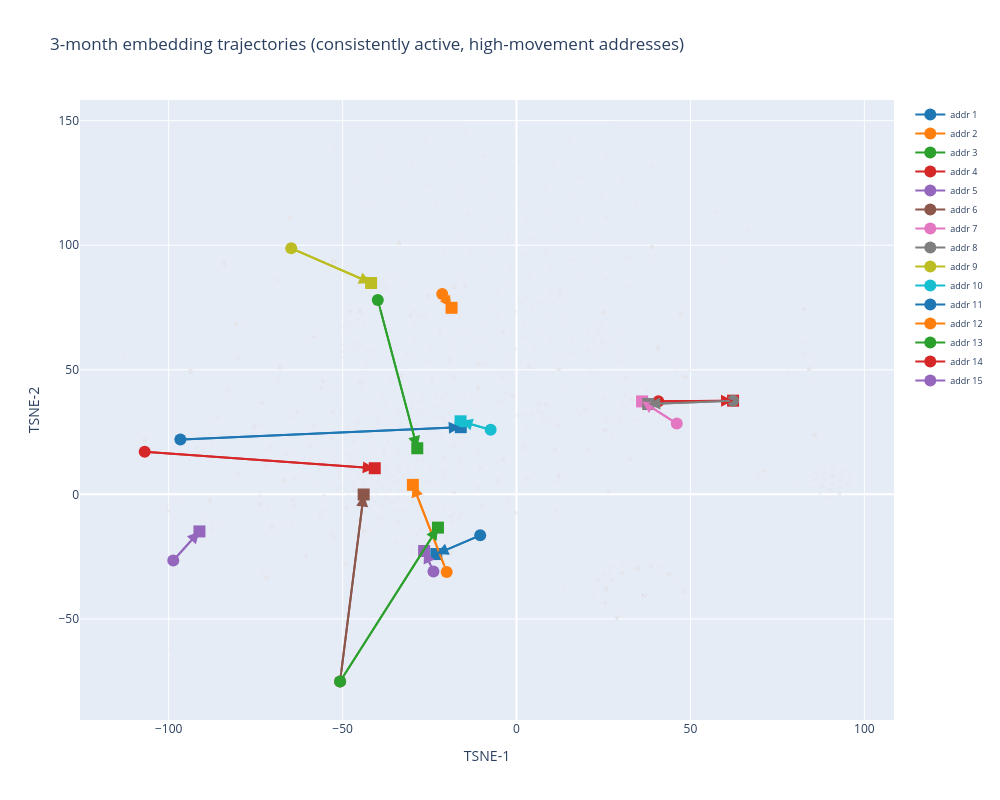

Notebook cell for this chart:
### Code cell
from umap import UMAP as UMAP_

N_MIN_CALLS = 5
UMAP_THRESH = 2.0

# Filter 1: active in ALL months
active_per_addr = (
    monthly_full[(monthly_full['split'] == 'test') &
                 monthly_full['tokens'].apply(lambda x: x != ['NO_CALLS'])]
    .groupby('address').size()
)
consistent_addrs = set(active_per_addr[active_per_addr == len(month_strs)].index)

# Filter 2: at least one month with >= N_MIN_CALLS calls
max_calls = (
    monthly_full[monthly_full['split'] == 'test']
    .assign(n=lambda df: df['tokens'].apply(len))
    .groupby('address')['n'].max()
)
high_activity = set(max_calls[max_calls >= N_MIN_CALLS].index)

candidates = list(consistent_addrs & high_activity)
print(f'Candidates after activity filters: {len(candidates)}')

# Filter 3: UMAP — keep addresses whose month embeddings move >= UMAP_THRESH apart
umap_coords = UMAP_(n_components=2, random_state=42).fit_transform(all_embs)
umap_df = emb_df.copy()
umap_df['ux'] = umap_coords[:, 0]
umap_df['uy'] = umap_coords[:, 1]

def max_umap_jump(addr):
    pts = umap_df[umap_df['address'] == addr].sort_values('month')[['ux', 'uy']].values
    return np.linalg.norm(np.diff(pts, axis=0), axis=1).max() if len(pts) >= 2 else 0.0

candidates = [a for a in candidates if max_umap_jump(a) >= UMAP_THRESH]
sample_addrs = random.sample(candidates, min(15, len(candidates)))
print(f'Candidates after UMAP filter: {len(candidates)}')

fg_mask = emb_df['address'].isin(sample_addrs).values
bg_pool = np.where(~fg_mask)[0]
bg_idx  = np.random.choice(bg_pool, size=min(TSNE_BG, len(bg_pool)), replace=False)
fg_idx  = np.where(fg_mask)[0]
tsne_idx = np.concatenate([bg_idx, fg_idx])

coords_all = TSNE(n_components=2, random_state=42,
                  perplexity=min(30, len(tsne_idx)-1)).fit_transform(all_embs[tsne_idx])
n_bg = len(bg_idx)

tsne_frame = emb_df.iloc[tsne_idx].copy().reset_index(drop=True)
tsne_frame['x'] = coords_all[:, 0]
tsne_frame['y'] = coords_all[:, 1]

tok_lookup    = monthly_full.set_index(['address', 'month'])['tokens']
cmap          = plt.cm.tab10.colors
month_symbols = ['circle', 'square', 'diamond', 'cross', 'x']

fig = go.Figure()

bg = tsne_frame.iloc[:n_bg]
fig.add_trace(go.Scatter(
    x=bg['x'], y=bg['y'],
    mode='markers',
    name='background',
    marker=dict(color='#e5e7eb', size=4, opacity=0.4),
    hoverinfo='skip',
    showlegend=False,
))

for ai, addr in enumerate(sample_addrs):
    addr_rows = tsne_frame[tsne_frame['address'] == addr].sort_values('month')
    r, g, b = [int(c * 255) for c in cmap[ai % len(cmap)][:3]]
    color = f'rgb({r},{g},{b})'

    hover = []
    for _, row in addr_rows.iterrows():
        toks = tok_lookup.get((row['address'], row['month']), ['NO_CALLS'])
        hover.append(f'<b>{addr}</b><br>month: {row["month"]}<br>' + '<br>'.join(toks))

    symbols = [month_symbols[mi % len(month_symbols)] for mi in range(len(addr_rows))]

    fig.add_trace(go.Scatter(
        x=addr_rows['x'].values,
        y=addr_rows['y'].values,
        mode='lines+markers',
        name=f'addr {ai+1}',
        line=dict(color=color, width=2),
        marker=dict(color=color, size=12, symbol=symbols),
        text=hover,
        hoverinfo='text',
    ))

    for i in range(len(addr_rows) - 1):
        fig.add_annotation(
            x=addr_rows.iloc[i+1]['x'], y=addr_rows.iloc[i+1]['y'],
            ax=addr_rows.iloc[i]['x'],  ay=addr_rows.iloc[i]['y'],
            xref='x', yref='y', axref='x', ayref='y',
            arrowhead=2, arrowsize=1.2, arrowwidth=2,
            arrowcolor=color, showarrow=True,
        )

fig.update_layout(
    title='3-month embedding trajectories (consistently active, high-movement addresses)',
    xaxis_title='TSNE-1',
    yaxis_title='TSNE-2',
    width=1000, height=800,
    legend=dict(font=dict(size=9)),
)
fig.show()

### Figure 1 — Plotly figure (JSON) as saved in the notebook; plotly's stock layout.template omitted (floating-point values rounded to 4 significant figures; data arrays with more than 128 entries replaced by an {"elided": "..."} marker saying what was removed)
{"data": [{"hoverinfo": "skip", "marker": {"color": "#e5e7eb", "opacity": 0.4, "size": 4}, "mode": "markers", "name": "background", "showlegend": false, "type": "scatter", "x": {"elided": "2000 float values"}, "y": {"elided": "2000 float values"}}, {"hoverinfo": "text", "line": {"color": "rgb(31,119,180)", "width": 2}, "marker": {"color": "rgb(31,119,180)", "size": 12, "symbol": ["circle", "square"]}, "mode": "lines+markers", "name": "addr 1", "text": ["<b>EAST 43 STREET</b><br>month: 2026-03<br>NOISE - RESIDENTIAL_LOUD MUSIC/PARTY_CLOSED<br>NOISE - RESIDENTIAL_LOUD MUSIC/PARTY_CLOSED<br>NOISE - RESIDENTIAL_LOUD MUSIC/PARTY_CLOSED<br>NOISE - VEHICLE_CAR/TRUCK MUSIC_CLOSED<br>NOISE - COMMERCIAL_LOUD MUSIC/PARTY_CLOSED", "<b>EAST 43 STREET</b><br>month: 2026-04<br>HOMELESS PERSON ASSISTANCE_NON-CHRONIC_CLOSED<br>VENDOR ENFORCEMENT_NON-FOOD VENDOR_CLOSED<br>HOMELESS PERSON ASSISTANCE_NON-CHRONIC_CLOSED<br>STREET CONDITION_DEFECTIVE HARDWARE_CLOSED<br>HOMELESS PERSON ASSISTANCE_CHRONIC_CLOSED<br>STREET CONDITION_CAVE-IN_CLOSED"], "type": "scatter", "x": [-96.63, -16.02], "y": [22.0, 26.97]}, {"hoverinfo": "text", "line": {"color": "rgb(255,127,14)", "width": 2}, "marker": {"color": "rgb(255,127,14)", "size": 12, "symbol": ["circle", "square"]}, "mode": "lines+markers", "name": "addr 2", "text": ["<b>2928 JEROME AVENUE</b><br>month: 2026-03<br>HEAT/HOT WATER_ENTIRE BUILDING_CLOSED<br>HEAT/HOT WATER_ENTIRE BUILDING_CLOSED<br>HEAT/HOT WATER_ENTIRE BUILDING_CLOSED", "<b>2928 JEROME AVENUE</b><br>month: 2026-04<br>HEAT/HOT WATER_ENTIRE BUILDING_OPEN<br>HEAT/HOT WATER_ENTIRE BUILDING_CLOSED<br>PAINT/PLASTER_WALL_CLOSED<br>PLUMBING_BATHTUB/SHOWER_CLOSED<br>HEAT/HOT WATER_APARTMENT ONLY_CLOSED<br>PLUMBING_BASIN/SINK_CLOSED"], "type": "scatter", "x": [-20.08, -29.79], "y": [-31.15, 3.811]}, {"hoverinfo": "text", "line": {"color": "rgb(44,160,44)", "width": 2}, "marker": {"color": "rgb(44,160,44)", "size": 12, "symbol": ["circle", "square"]}, "mode": "lines+markers", "name": "addr 3", "text": ["<b>3210 PERRY AVENUE</b><br>month: 2026-03<br>UNSANITARY CONDITION_GARBAGE/RECYCLING STORAGE_CLOSED<br>DIRTY CONDITION_TRASH_CLOSED<br>NOISE - VEHICLE_CAR/TRUCK MUSIC_CLOSED<br>ILLEGAL PARKING_BLOCKED HYDRANT_CLOSED<br>NOISE - VEHICLE_CAR/TRUCK MUSIC_CLOSED<br>ILLEGAL PARKING_BLOCKED HYDRANT_CLOSED", "<b>3210 PERRY AVENUE</b><br>month: 2026-04<br>DIRTY CONDITION_TRASH_CLOSED<br>UNSANITARY ANIMAL PVT PROPERTY_DOG_CLOSED<br>NOISE - STREET/SIDEWALK_LOUD MUSIC/PARTY_CLOSED<br>ILLEGAL PARKING_BLOCKED HYDRANT_CLOSED<br>DIRTY CONDITION_TRASH_CLOSED<br>DIRTY CONDITION_TRASH_CLOSED"], "type": "scatter", "x": [-39.88, -28.53], "y": [78.03, 18.5]}, {"hoverinfo": "text", "line": {"color": "rgb(214,39,40)", "width": 2}, "marker": {"color": "rgb(214,39,40)", "size": 12, "symbol": ["circle", "square"]}, "mode": "lines+markers", "name": "addr 4", "text": ["<b>1515 SURF AVENUE</b><br>month: 2026-03<br>ILLEGAL PARKING_BLOCKED HYDRANT_CLOSED<br>ILLEGAL PARKING_POSTED PARKING SIGN VIOLATION_CLOSED<br>ILLEGAL PARKING_POSTED PARKING SIGN VIOLATION_CLOSED<br>ILLEGAL PARKING_POSTED PARKING SIGN VIOLATION_CLOSED<br>ILLEGAL PARKING_PAPER LICENSE PLATES_CLOSED<br>ILLEGAL PARKING_POSTED PARKING SIGN VIOLATION_CLOSED", "<b>1515 SURF AVENUE</b><br>month: 2026-04<br>ILLEGAL PARKING_POSTED PARKING SIGN VIOLATION_CLOSED"], "type": "scatter", "x": [40.8, 62.26], "y": [37.32, 37.6]}, {"hoverinfo": "text", "line": {"color": "rgb(148,103,189)", "width": 2}, "marker": {"color": "rgb(148,103,189)", "size": 12, "symbol": ["circle", "square"]}, "mode": "lines+markers", "name": "addr 5", "text": ["<b>249 EAST   37 STREET</b><br>month: 2026-03<br>HEAT/HOT WATER_ENTIRE BUILDING_CLOSED", "<b>249 EAST   37 STREET</b><br>month: 2026-04<br>HEAT/HOT WATER_ENTIRE BUILDING_CLOSED<br>DOOR/WINDOW_DOOR_CLOSED<br>PAINT/PLASTER_CEILING_CLOSED<br>HEAT/HOT WATER_ENTIRE BUILDING_CLOSED<br>HEAT/HOT WATER_ENTIRE BUILDING_CLOSED<br>HEAT/HOT WATER_ENTIRE BUILDING_CLOSED"], "type": "scatter", "x": [-23.88, -26.56], "y": [-30.93, -22.74]}, {"hoverinfo": "text", "line": {"color": "rgb(140,86,75)", "width": 2}, "marker": {"color": "rgb(140,86,75)", "size": 12, "symbol": ["circle", "square"]}, "mode": "lines+markers", "name": "addr 6", "text": ["<b>666 WILLOUGHBY AVENUE</b><br>month: 2026-03<br>WATER LEAK_HEAVY FLOW_CLOSED", "<b>666 WILLOUGHBY AVENUE</b><br>month: 2026-04<br>UNSANITARY CONDITION_PESTS_CLOSED<br>PAINT/PLASTER_CEILING_CLOSED<br>PLUMBING_WATER SUPPLY_CLOSED<br>WATER LEAK_HEAVY FLOW_CLOSED<br>UNSANITARY CONDITION_MOLD_CLOSED"], "type": "scatter", "x": [-50.72, -43.94], "y": [-75.13, -0.05899]}, {"hoverinfo": "text", "line": {"color": "rgb(227,119,194)", "width": 2}, "marker": {"color": "rgb(227,119,194)", "size": 12, "symbol": ["circle", "square"]}, "mode": "lines+markers", "name": "addr 7", "text": ["<b>1010 LINCOLN PLACE</b><br>month: 2026-03<br>ILLEGAL PARKING_POSTED PARKING SIGN VIOLATION_CLOSED", "<b>1010 LINCOLN PLACE</b><br>month: 2026-04<br>ILLEGAL PARKING_POSTED PARKING SIGN VIOLATION_CLOSED<br>ILLEGAL PARKING_POSTED PARKING SIGN VIOLATION_CLOSED<br>ILLEGAL PARKING_POSTED PARKING SIGN VIOLATION_CLOSED<br>ILLEGAL PARKING_POSTED PARKING SIGN VIOLATION_CLOSED<br>ILLEGAL PARKING_POSTED PARKING SIGN VIOLATION_CLOSED<br>ILLEGAL PARKING_POSTED PARKING SIGN VIOLATION_CLOSED<br>ILLEGAL PARKING_POSTED PARKING SIGN VIOLATION_CLOSED<br>ILLEGAL PARKING_POSTED PARKING SIGN VIOLATION_CLOSED<br>ILLEGAL PARKING_POSTED PARKING SIGN VIOLATION_CLOSED"], "type": "scatter", "x": [46.07, 36.1], "y": [28.42, 37.3]}, {"hoverinfo": "text", "line": {"color": "rgb(127,127,127)", "width": 2}, "marker": {"color": "rgb(127,127,127)", "size": 12, "symbol": ["circle", "square"]}, "mode": "lines+markers", "name": "addr 8", "text": ["<b>22-45 95 STREET</b><br>month: 2026-03<br>ILLEGAL PARKING_POSTED PARKING SIGN VIOLATION_CLOSED<br>ILLEGAL PARKING_POSTED PARKING SIGN VIOLATION_CLOSED<br>ILLEGAL PARKING_POSTED PARKING SIGN VIOLATION_CLOSED<br>ILLEGAL PARKING_POSTED PARKING SIGN VIOLATION_CLOSED", "<b>22-45 95 STREET</b><br>month: 2026-04<br>ILLEGAL PARKING_POSTED PARKING SIGN VIOLATION_CLOSED<br>ILLEGAL PARKING_POSTED PARKING SIGN VIOLATION_CLOSED<br>ILLEGAL PARKING_POSTED PARKING SIGN VIOLATION_CLOSED<br>ILLEGAL PARKING_POSTED PARKING SIGN VIOLATION_CLOSED<br>ILLEGAL PARKING_POSTED PARKING SIGN VIOLATION_CLOSED<br>ILLEGAL PARKING_POSTED PARKING SIGN VIOLATION_CLOSED<br>ILLEGAL PARKING_POSTED PARKING SIGN VIOLATION_CLOSED<br>ILLEGAL PARKING_POSTED PARKING SIGN VIOLATION_CLOSED<br>ILLEGAL PARKING_POSTED PARKING SIGN VIOLATION_CLOSED"], "type": "scatter", "x": [62.26, 37.86], "y": [37.6, 36.26]}, {"hoverinfo": "text", "line": {"color": "rgb(188,189,34)", "width": 2}, "marker": {"color": "rgb(188,189,34)", "size": 12, "symbol": ["circle", "square"]}, "mode": "lines+markers", "name": "addr 9", "text": ["<b>74-09 ASTORIA BLVD NORTH</b><br>month: 2026-03<br>ILLEGAL PARKING_BLOCKED HYDRANT_CLOSED<br>ILLEGAL PARKING_BLOCKED HYDRANT_CLOSED<br>ILLEGAL PARKING_BLOCKED HYDRANT_CLOSED", "<b>74-09 ASTORIA BLVD NORTH</b><br>month: 2026-04<br>ILLEGAL PARKING_BLOCKED HYDRANT_CLOSED<br>ILLEGAL PARKING_BLOCKED HYDRANT_CLOSED<br>ILLEGAL PARKING_BLOCKED HYDRANT_CLOSED<br>ILLEGAL PARKING_BLOCKED HYDRANT_CLOSED<br>ILLEGAL PARKING_BLOCKED HYDRANT_CLOSED"], "type": "scatter", "x": [-64.76, -41.8], "y": [98.78, 84.84]}, {"hoverinfo": "text", "line": {"color": "rgb(23,190,207)", "width": 2}, "marker": {"color": "rgb(23,190,207)", "size": 12, "symbol": ["circle", "square"]}, "mode": "lines+markers", "name": "addr 10", "text": ["<b>EAST 86 STREET</b><br>month: 2026-03<br>HOMELESS PERSON ASSISTANCE_NON-CHRONIC_CLOSED", "<b>EAST 86 STREET</b><br>month: 2026-04<br>STREET CONDITION_CAVE-IN_CLOSED<br>BROKEN PARKING METER_COIN OR CARD DID NOT REGISTER_CLOSED<br>HOMELESS PERSON ASSISTANCE_NON-CHRONIC_CLOSED<br>BROKEN PARKING METER_OUT OF ORDER_CLOSED<br>HOMELESS PERSON ASSISTANCE_NON-CHRONIC_CLOSED"], "type": "scatter", "x": [-7.429, -16.09], "y": [25.92, 29.32]}, {"hoverinfo": "text", "line": {"color": "rgb(31,119,180)", "width": 2}, "marker": {"color": "rgb(31,119,180)", "size": 12, "symbol": ["circle", "square"]}, "mode": "lines+markers", "name": "addr 11", "text": ["<b>611 WEST  148 STREET</b><br>month: 2026-03<br>HEAT/HOT WATER_ENTIRE BUILDING_OPEN", "<b>611 WEST  148 STREET</b><br>month: 2026-04<br>HEAT/HOT WATER_ENTIRE BUILDING_CLOSED<br>HEAT/HOT WATER_ENTIRE BUILDING_CLOSED<br>HEAT/HOT WATER_ENTIRE BUILDING_CLOSED<br>HEAT/HOT WATER_ENTIRE BUILDING_OPEN<br>HEAT/HOT WATER_ENTIRE BUILDING_CLOSED<br>HEAT/HOT WATER_ENTIRE BUILDING_CLOSED<br>HEAT/HOT WATER_ENTIRE BUILDING_CLOSED<br>HEAT/HOT WATER_ENTIRE BUILDING_CLOSED"], "type": "scatter", "x": [-10.44, -23.06], "y": [-16.45, -23.97]}, {"hoverinfo": "text", "line": {"color": "rgb(255,127,14)", "width": 2}, "marker": {"color": "rgb(255,127,14)", "size": 12, "symbol": ["circle", "square"]}, "mode": "lines+markers", "name": "addr 12", "text": ["<b>HOYT AVENUE</b><br>month: 2026-03<br>STREET CONDITION_POTHOLE_CLOSED<br>STREET CONDITION_POTHOLE_OPEN", "<b>HOYT AVENUE</b><br>month: 2026-04<br>STREET CONDITION_POTHOLE_OPEN<br>STREET CONDITION_POTHOLE_CLOSED<br>STREET CONDITION_POTHOLE_OPEN<br>STREET CONDITION_POTHOLE_CLOSED<br>STREET CONDITION_POTHOLE_CLOSED<br>STREET CONDITION_POTHOLE_CLOSED<br>STREET CONDITION_POTHOLE_CLOSED<br>STREET CONDITION_POTHOLE_CLOSED<br>STREET CONDITION_POTHOLE_CLOSED"], "type": "scatter", "x": [-21.36, -18.67], "y": [80.46, 74.89]}, {"hoverinfo": "text", "line": {"color": "rgb(44,160,44)", "width": 2}, "marker": {"color": "rgb(44,160,44)", "size": 12, "symbol": ["circle", "square"]}, "mode": "lines+markers", "name": "addr 13", "text": ["<b>152-11 89 AVENUE</b><br>month: 2026-03<br>OBSTRUCTION_TRASH OR RECYCLING_CLOSED", "<b>152-11 89 AVENUE</b><br>month: 2026-04<br>APPLIANCE_ELECTRIC/GAS RANGE_CLOSED<br>GENERAL_COOKING GAS_CLOSED<br>HEAT/HOT WATER_ENTIRE BUILDING_CLOSED<br>HEAT/HOT WATER_APARTMENT ONLY_CLOSED<br>PLUMBING_RADIATOR_CLOSED<br>HEAT/HOT WATER_ENTIRE BUILDING_CLOSED<br>HEAT/HOT WATER_APARTMENT ONLY_CLOSED"], "type": "scatter", "x": [-50.72, -22.58], "y": [-75.13, -13.36]}, {"hoverinfo": "text", "line": {"color": "rgb(214,39,40)", "width": 2}, "marker": {"color": "rgb(214,39,40)", "size": 12, "symbol": ["circle", "square"]}, "mode": "lines+markers", "name": "addr 14", "text": ["<b>420 LEXINGTON AVENUE</b><br>month: 2026-03<br>NOISE - RESIDENTIAL_LOUD MUSIC/PARTY_CLOSED<br>NOISE - RESIDENTIAL_LOUD MUSIC/PARTY_CLOSED", "<b>420 LEXINGTON AVENUE</b><br>month: 2026-04<br>HOMELESS PERSON ASSISTANCE_NON-CHRONIC_CLOSED<br>ELECTRIC_OUTLET/SWITCH_CLOSED<br>PAINT/PLASTER_WALL_CLOSED<br>UNSANITARY CONDITION_MOLD_CLOSED<br>HOMELESS PERSON ASSISTANCE_NON-CHRONIC_CLOSED"], "type": "scatter", "x": [-106.9, -40.75], "y": [17.09, 10.48]}, {"hoverinfo": "text", "line": {"color": "rgb(148,103,189)", "width": 2}, "marker": {"color": "rgb(148,103,189)", "size": 12, "symbol": ["circle", "square"]}, "mode": "lines+markers", "name": "addr 15", "text": ["<b>157 BELMONT AVENUE</b><br>month: 2026-03<br>NOISE - RESIDENTIAL_BANGING/POUNDING_CLOSED<br>NOISE - RESIDENTIAL_BANGING/POUNDING_CLOSED", "<b>157 BELMONT AVENUE</b><br>month: 2026-04<br>NOISE - RESIDENTIAL_BANGING/POUNDING_CLOSED<br>NOISE - RESIDENTIAL_BANGING/POUNDING_CLOSED<br>NOISE - RESIDENTIAL_BANGING/POUNDING_CLOSED<br>NOISE - RESIDENTIAL_BANGING/POUNDING_CLOSED<br>NOISE - RESIDENTIAL_BANGING/POUNDING_CLOSED<br>NOISE - RESIDENTIAL_BANGING/POUNDING_CLOSED"], "type": "scatter", "x": [-98.67, -91.15], "y": [-26.54, -14.88]}], "layout": {"annotations": [{"arrowcolor": "rgb(31,119,180)", "arrowhead": 2, "arrowsize": 1.2, "arrowwidth": 2, "ax": -96.63, "axref": "x", "ay": 22.0, "ayref": "y", "showarrow": true, "x": -16.02, "xref": "x", "y": 26.97, "yref": "y"}, {"arrowcolor": "rgb(255,127,14)", "arrowhead": 2, "arrowsize": 1.2, "arrowwidth": 2, "ax": -20.08, "axref": "x", "ay": -31.15, "ayref": "y", "showarrow": true, "x": -29.79, "xref": "x", "y": 3.811, "yref": "y"}, {"arrowcolor": "rgb(44,160,44)", "arrowhead": 2, "arrowsize": 1.2, "arrowwidth": 2, "ax": -39.88, "axref": "x", "ay": 78.03, "ayref": "y", "showarrow": true, "x": -28.53, "xref": "x", "y": 18.5, "yref": "y"}, {"arrowcolor": "rgb(214,39,40)", "arrowhead": 2, "arrowsize": 1.2, "arrowwidth": 2, "ax": 40.8, "axref": "x", "ay": 37.32, "ayref": "y", "showarrow": true, "x": 62.26, "xref": "x", "y": 37.6, "yref": "y"}, {"arrowcolor": "rgb(148,103,189)", "arrowhead": 2, "arrowsize": 1.2, "arrowwidth": 2, "ax": -23.88, "axref": "x", "ay": -30.93, "ayref": "y", "showarrow": true, "x": -26.56, "xref": "x", "y": -22.74, "yref": "y"}, {"arrowcolor": "rgb(140,86,75)", "arrowhead": 2, "arrowsize": 1.2, "arrowwidth": 2, "ax": -50.72, "axref": "x", "ay": -75.13, "ayref": "y", "showarrow": true, "x": -43.94, "xref": "x", "y": -0.05899, "yref": "y"}, {"arrowcolor": "rgb(227,119,194)", "arrowhead": 2, "arrowsize": 1.2, "arrowwidth": 2, "ax": 46.07, "axref": "x", "ay": 28.42, "ayref": "y", "showarrow": true, "x": 36.1, "xref": "x", "y": 37.3, "yref": "y"}, {"arrowcolor": "rgb(127,127,127)", "arrowhead": 2, "arrowsize": 1.2, "arrowwidth": 2, "ax": 62.26, "axref": "x", "ay": 37.6, "ayref": "y", "showarrow": true, "x": 37.86, "xref": "x", "y": 36.26, "yref": "y"}, {"arrowcolor": "rgb(188,189,34)", "arrowhead": 2, "arrowsize": 1.2, "arrowwidth": 2, "ax": -64.76, "axref": "x", "ay": 98.78, "ayref": "y", "showarrow": true, "x": -41.8, "xref": "x", "y": 84.84, "yref": "y"}, {"arrowcolor": "rgb(23,190,207)", "arrowhead": 2, "arrowsize": 1.2, "arrowwidth": 2, "ax": -7.429, "axref": "x", "ay": 25.92, "ayref": "y", "showarrow": true, "x": -16.09, "xref": "x", "y": 29.32, "yref": "y"}, {"arrowcolor": "rgb(31,119,180)", "arrowhead": 2, "arrowsize": 1.2, "arrowwidth": 2, "ax": -10.44, "axref": "x", "ay": -16.45, "ayref": "y", "showarrow": true, "x": -23.06, "xref": "x", "y": -23.97, "yref": "y"}, {"arrowcolor": "rgb(255,127,14)", "arrowhead": 2, "arrowsize": 1.2, "arrowwidth": 2, "ax": -21.36, "axref": "x", "ay": 80.46, "ayref": "y", "showarrow": true, "x": -18.67, "xref": "x", "y": 74.89, "yref": "y"}, {"arrowcolor": "rgb(44,160,44)", "arrowhead": 2, "arrowsize": 1.2, "arrowwidth": 2, "ax": -50.72, "axref": "x", "ay": -75.13, "ayref": "y", "showarrow": true, "x": -22.58, "xref": "x", "y": -13.36, "yref": "y"}, {"arrowcolor": "rgb(214,39,40)", "arrowhead": 2, "arrowsize": 1.2, "arrowwidth": 2, "ax": -106.9, "axref": "x", "ay": 17.09, "ayref": "y", "showarrow": true, "x": -40.75, "xref": "x", "y": 10.48, "yref": "y"}, {"arrowcolor": "rgb(148,103,189)", "arrowhead": 2, "arrowsize": 1.2, "arrowwidth": 2, "ax": -98.67, "axref": "x", "ay": -26.54, "ayref": "y", "showarrow": true, "x": -91.15, "xref": "x", "y": -14.88, "yref": "y"}], "height": 800, "legend": {"font": {"size": 9}}, "title": {"text": "3-month embedding trajectories (consistently active, high-movement addresses)"}, "width": 1000, "xaxis": {"title": {"text": "TSNE-1"}}, "yaxis": {"title": {"text": "TSNE-2"}}}}
